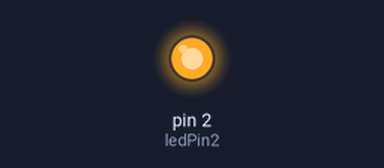
Simulated run of this sketch. Board: Arduino Uno, built with avr-gcc and run on an emulated ATmega328P. Parts: output pins drawn as LEDs (lit = HIGH).

Above: at 0.05 s.
Timing chart, 0 to 3.0 s (numbered marks = the images above):
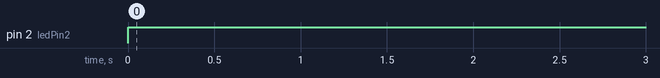

The sketch:

outputDigital_Arduino.ino
```cpp
#define ledPin2 2

void setup() {
  pinMode(ledPin2, OUTPUT);

}

void loop() {

  digitalWrite(ledPin2, HIGH);
  delay(1000);
  digitalWrite(ledPin2, LOW);
}
```

Measured:
- by itself, pin 2 (ledPin2): LOW → HIGH at 0.00 s
